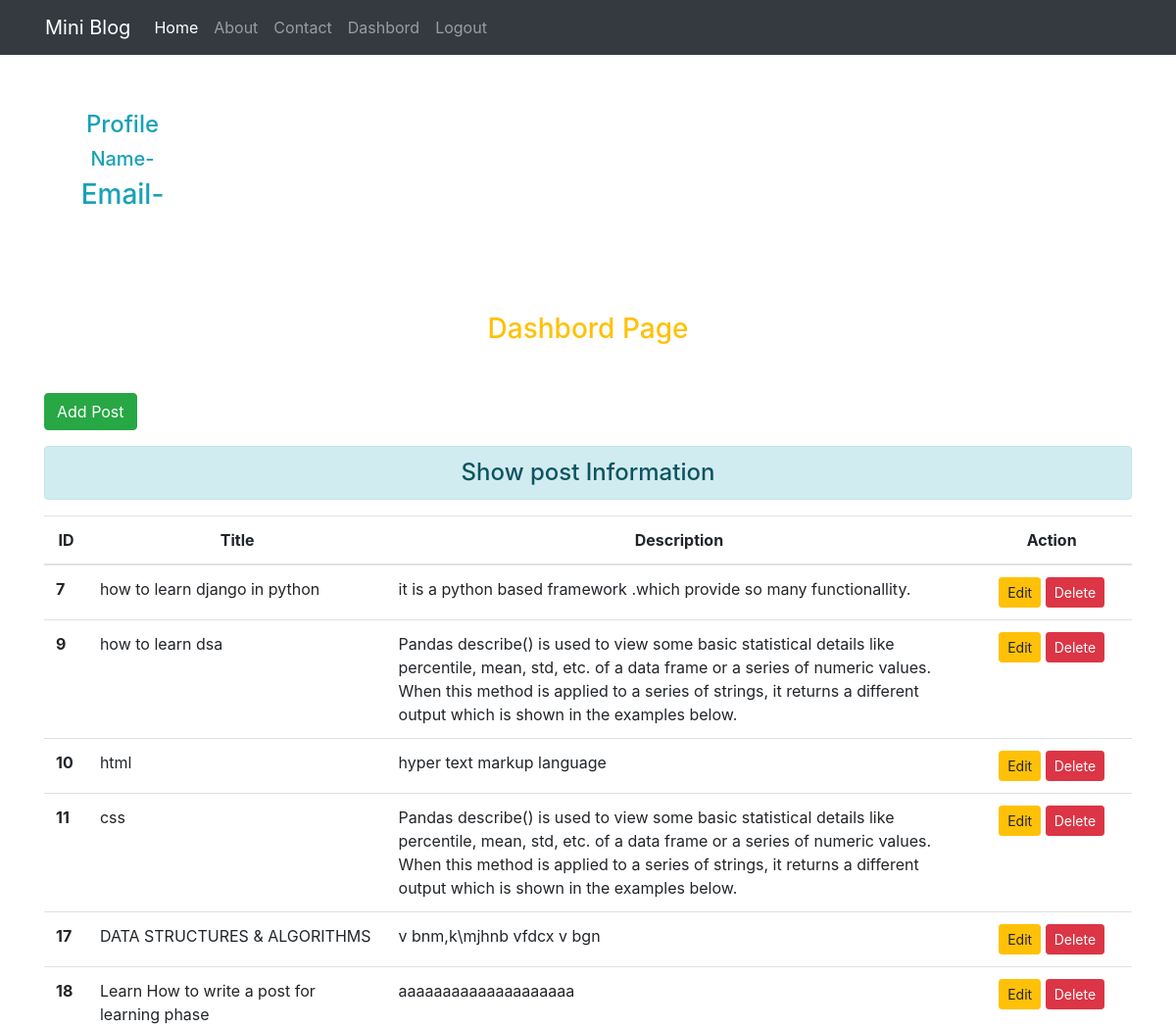
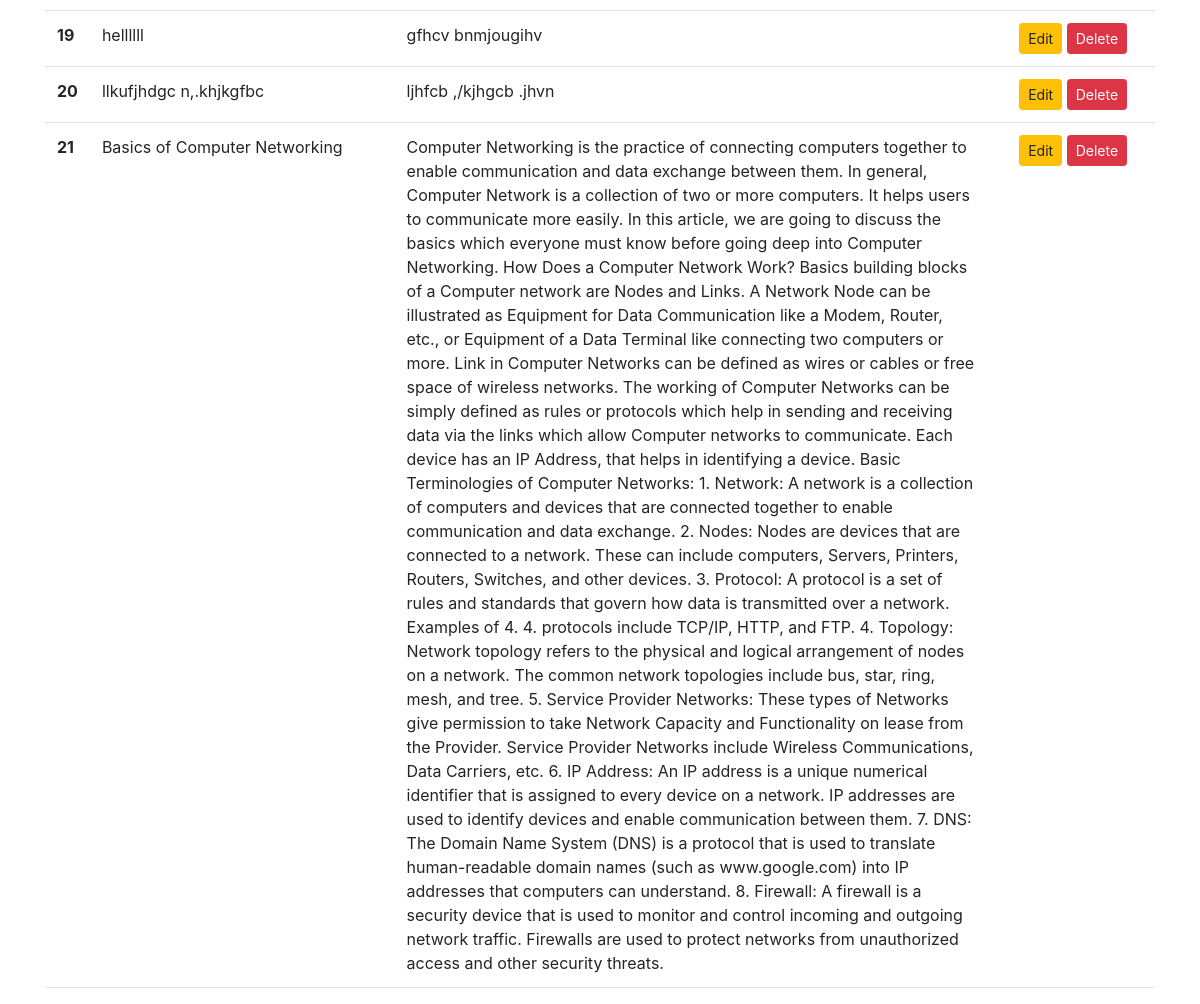
The app's page /dashbord/ (signed in) with its own data (2 pictures, top to bottom).
### blogapp/models.py (models this page shows, shortened)
class Post(models.Model):
    title=models.CharField(max_length=150)
    header_image=models.ImageField(null=True,blank=True,upload_to="images/")
    desc=models.TextField()
    date_posted = models.DateTimeField(default=timezone.now)

### blogapp/views.py (the view)
# urls.py: path('dashbord/',dashbord,name='dashbord'),
def dashbord(request):
    if request.user.is_authenticated:
        posts=Post.objects.all()
        user=request.user
        full_name=user.get_full_name()
        gps=user.groups.all()
        return render(request,'blog/dashbord.html',{'posts':posts,'full_name':full_name,'groups':gps})
    else:
        return HttpResponseRedirect('/login/')

### blogapp/templates/blog/dashbord.html (shortened to what this page needs)
{% extends 'blog/base.html' %}
{% load static %}
   {% block side %}
   <div class="col-sm-2 text-info my-5 text-center">
    <h4 class="my-2 text-info">Profile</h4>
    <h5>Name-{{full_name}}</h5>
    <h3>Email-{{email}}</h3>
   </div>
   {% endblock side %}
{% block content %}
<div class="col-sm-12">
    <h3 class="text-warning my-5 text-center">Dashbord Page</h3>
    <a href="{% url 'addpost' %}"class="btn btn-success">Add Post</a>
    <h4 class="text-center alert alert-info mt-3">Show post Information</h4>
    {% if posts %}
    <table class="table table-hover bg-white">
       <thead>
        <tr class="text-center">
            <th scope="col"style="width: 2%;">ID</th>
            <th scope="col"style="width: 28%;"class="text-center">Title</th>
            <th scope="col"style="width: 55%;">Description</th>
            <th scope="col"style="width: 15%;">Action</th>
        </tr>
       </thead>
       <tbody>
        {% for post in posts %}
        <tr>
            <th scope="row">{{post.id}}</th>
            <td>{{post.title}}</td>
            <td>{{post.desc}}</td>
            <td class="text-center">
                <a href="{% url 'updatepost' post.id %}"class="btn btn-warning btn-sm">Edit</a>
                {% if perms.blog.delete_post %}
                <form action="{% url 'deletepost' post.id %}"method="post"class="d-inline">
                    <input type="submit"class="btn btn-danger btn-sm"value="Delete">
                </form>
                {% endif %}
            </td>
        </tr>
        {% endfor %}
       </tbody>
    </table>
    {% else %}
    <h4 class="text-center alert alert-warning ">No Records</h4>
    {% endif %}
</div>
{% endblock content %}

### blogapp/static/blog/css/style.css (style rules this page uses)
body { background-color: rgb(28, 1, 1); color: rgb(252, 252, 252) }
* { margin: 0; padding: 0; box-sizing: border-box; scroll-behavior: smooth; }
:root { --bgOrange:#e84949; }
user agent stylesheet :host, :root { --fa-style-family-classic: "Font Awesome 6 Free"; --fa-font-solid: normal 900 1em/1 "Font Awesome 6 Free"; }
:host, :root { --fa-font-regular: normal 400 1em/1 "Font Awesome 6 Free"; }
:host, :root { --fa-style-family-brands: "Font Awesome 6 Brands"; --fa-font-brands: normal 400 1em/1 "Font Awesome 6 Brands"; }
:root { --bgOrange: #e84949; }
body { font-family: Arial, Helvetica, sans-serif; margin: 0; }
html { box-sizing: border-box; }
*, *:before, *:after { box-sizing: inherit; }

### records on screen
Post: id "7", title "how to learn django in python", desc "it is a python based framework .which provide so many functionallity."
Post: id "9", title "how to learn dsa", desc "Pandas describe() is used to view some basic statistical details like percentile, mean, std, etc. of a data frame or a series of numeric values. When this method is applied to a series of strings, it returns a different output which is shown in the examples below."
Post: id "10", title "html", desc "hyper text markup language"
Post: id "11", title "css", desc "Pandas describe() is used to view some basic statistical details like percentile, mean, std, etc. of a data frame or a series of numeric values. When this method is applied to a series of strings, it returns a different output which is shown in the examples below."
Post: id "17", title "DATA STRUCTURES & ALGORITHMS", desc "v bnm,k\\mjhnb vfdcx v bgn"
Post: id "18", title "Learn How to write a post for learning phase", desc "aaaaaaaaaaaaaaaaaaaa"
Post: id "19", title "hellllll", desc "gfhcv bnmjougihv"
Post: id "20", title "llkufjhdgc n,.khjkgfbc", desc "ljhfcb ,/kjhgcb .jhvn"
Post: id "21", title "Basics of Computer Networking", desc "Computer Networking is the practice of connecting computers together to enable communication and data exchange between them. In general, Computer Network is a collection of two or more computers. It helps users to communicate more easily. In this article, we are going to discuss the basics which everyone must know before going deep into Computer Networking. How Does a Computer Network Work? Basics building blocks of a Computer network are Nodes and Links. A Network Node can be illustrated as Equipment for Data Communication like a Modem, Router, etc., or Equipment of a Data Terminal like connecting two computers or more. Link in Computer Networks can be defined as wires or cables or free…"
